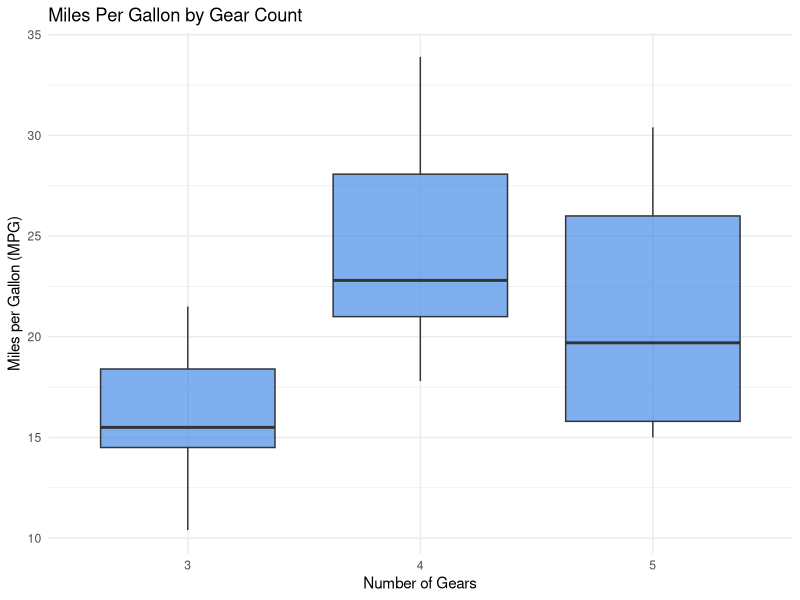

Reproduce this figure in R.
## ---- chunk 1
1 + 1
## ---- chunk 2
#| echo: false

2 * 2
## ---- chunk 3
#| message: false

library(tidyverse)
ggplot(mtcars, aes(x = factor(gear), y = mpg)) +
  geom_boxplot(fill = "#2a7ae2", alpha = 0.6) +
  labs(
    title = "Miles Per Gallon by Gear Count",
    x = "Number of Gears",
    y = "Miles per Gallon (MPG)"
  ) +
  theme_minimal()

